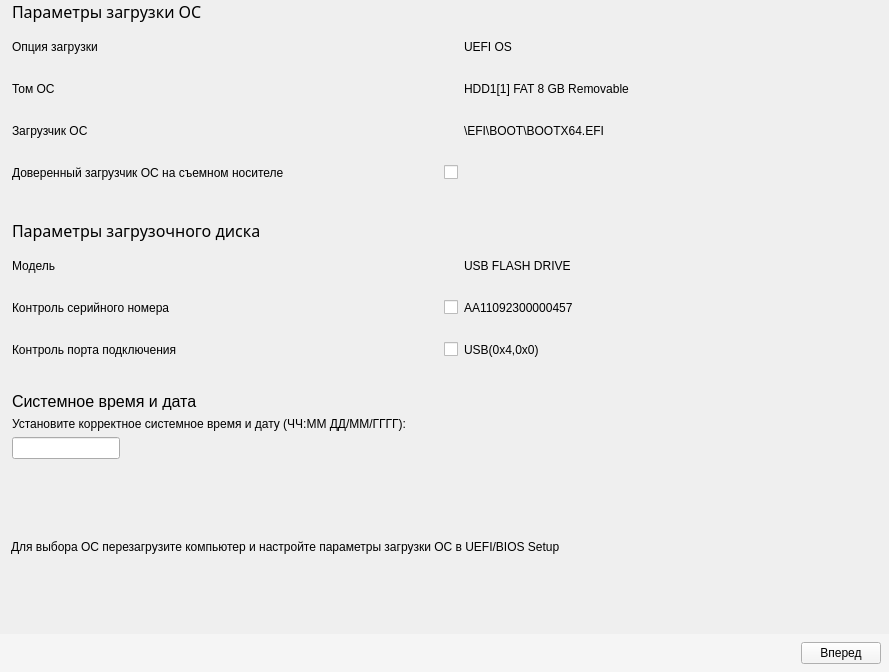
<?xml version="1.0" encoding="UTF-8"?>
<ui version="4.0">
 <class>Form</class>
 <widget class="QWidget" name="Form">
  <property name="geometry">
   <rect>
    <x>0</x>
    <y>0</y>
    <width>889</width>
    <height>672</height>
   </rect>
  </property>
  <property name="windowTitle">
   <string>Form</string>
  </property>
  <layout class="QVBoxLayout" name="verticalLayout_2">
   <property name="leftMargin">
    <number>0</number>
   </property>
   <property name="topMargin">
    <number>0</number>
   </property>
   <property name="rightMargin">
    <number>0</number>
   </property>
   <property name="bottomMargin">
    <number>0</number>
   </property>
   <item>
    <widget class="QLabel" name="sys_load_parms_label">
     <property name="font">
      <font>
       <family>Monospace Regular</family>
       <pointsize>12</pointsize>
       <weight>50</weight>
       <italic>false</italic>
       <bold>false</bold>
      </font>
     </property>
     <property name="styleSheet">
      <string notr="true">margin-left: 8px;</string>
     </property>
     <property name="text">
      <string>Параметры загрузки ОС</string>
     </property>
    </widget>
   </item>
   <item>
    <layout class="QGridLayout" name="gridLayout">
     <property name="leftMargin">
      <number>12</number>
     </property>
     <item row="7" column="0">
      <widget class="QLabel" name="port_ctl_label">
       <property name="minimumSize">
        <size>
         <width>400</width>
         <height>36</height>
        </size>
       </property>
       <property name="text">
        <string>Контроль порта подключения</string>
       </property>
      </widget>
     </item>
     <item row="4" column="0">
      <widget class="QLabel" name="bootable_disk_label">
       <property name="font">
        <font>
         <family>Monospace Regular</family>
         <pointsize>12</pointsize>
         <weight>50</weight>
         <italic>false</italic>
         <bold>false</bold>
        </font>
       </property>
       <property name="styleSheet">
        <string notr="true"/>
       </property>
       <property name="text">
        <string>
Параметры загрузочного диска</string>
       </property>
      </widget>
     </item>
     <item row="1" column="2">
      <widget class="QLabel" name="sys_volume_value">
       <property name="text">
        <string>HDD1[1] FAT 8 GB Removable</string>
       </property>
      </widget>
     </item>
     <item row="6" column="2">
      <widget class="QLabel" name="serial_ctl_value">
       <property name="text">
        <string>AA11092300000457</string>
       </property>
      </widget>
     </item>
     <item row="3" column="1">
      <widget class="Toggle" name="trusted_loader_check_box">
       <property name="sizePolicy">
        <sizepolicy hsizetype="Maximum" vsizetype="Maximum">
         <horstretch>0</horstretch>
         <verstretch>0</verstretch>
        </sizepolicy>
       </property>
       <property name="text">
        <string/>
       </property>
      </widget>
     </item>
     <item row="7" column="2">
      <widget class="QLabel" name="port_ctl_value">
       <property name="text">
        <string>USB(0x4,0x0)</string>
       </property>
      </widget>
     </item>
     <item row="2" column="2">
      <widget class="QLabel" name="sys_loader_value">
       <property name="text">
        <string>\EFI\BOOT\BOOTX64.EFI</string>
       </property>
      </widget>
     </item>
     <item row="3" column="0">
      <widget class="QLabel" name="trusted_loader_label">
       <property name="minimumSize">
        <size>
         <width>400</width>
         <height>36</height>
        </size>
       </property>
       <property name="text">
        <string>Доверенный загрузчик ОС на съемном носителе</string>
       </property>
      </widget>
     </item>
     <item row="5" column="2">
      <widget class="QLabel" name="disk_model_value">
       <property name="text">
        <string>USB FLASH DRIVE</string>
       </property>
      </widget>
     </item>
     <item row="2" column="0">
      <widget class="QLabel" name="sys_loader_label">
       <property name="minimumSize">
        <size>
         <width>0</width>
         <height>36</height>
        </size>
       </property>
       <property name="text">
        <string>Загрузчик ОС</string>
       </property>
      </widget>
     </item>
     <item row="1" column="0">
      <widget class="QLabel" name="sys_volume_label">
       <property name="minimumSize">
        <size>
         <width>0</width>
         <height>36</height>
        </size>
       </property>
       <property name="text">
        <string>Том ОС</string>
       </property>
      </widget>
     </item>
     <item row="5" column="0">
      <widget class="QLabel" name="disk_model_label">
       <property name="minimumSize">
        <size>
         <width>0</width>
         <height>36</height>
        </size>
       </property>
       <property name="text">
        <string>Модель</string>
       </property>
      </widget>
     </item>
     <item row="7" column="1">
      <widget class="Toggle" name="port_ctl_check_box">
       <property name="sizePolicy">
        <sizepolicy hsizetype="Maximum" vsizetype="Maximum">
         <horstretch>0</horstretch>
         <verstretch>0</verstretch>
        </sizepolicy>
       </property>
       <property name="text">
        <string/>
       </property>
      </widget>
     </item>
     <item row="0" column="0">
      <widget class="QLabel" name="load_option_label">
       <property name="minimumSize">
        <size>
         <width>0</width>
         <height>36</height>
        </size>
       </property>
       <property name="text">
        <string>Опция загрузки</string>
       </property>
      </widget>
     </item>
     <item row="0" column="2">
      <widget class="QLabel" name="load_option_value">
       <property name="text">
        <string>UEFI OS</string>
       </property>
      </widget>
     </item>
     <item row="6" column="1">
      <widget class="Toggle" name="serial_ctl_check_box">
       <property name="sizePolicy">
        <sizepolicy hsizetype="Maximum" vsizetype="Maximum">
         <horstretch>0</horstretch>
         <verstretch>0</verstretch>
        </sizepolicy>
       </property>
       <property name="text">
        <string/>
       </property>
      </widget>
     </item>
     <item row="6" column="0">
      <widget class="QLabel" name="serial_ctl_label">
       <property name="minimumSize">
        <size>
         <width>0</width>
         <height>36</height>
        </size>
       </property>
       <property name="text">
        <string>Контроль серийного номера</string>
       </property>
      </widget>
     </item>
    </layout>
   </item>
   <item>
    <layout class="QVBoxLayout" name="verticalLayout">
     <property name="leftMargin">
      <number>12</number>
     </property>
     <item>
      <widget class="QLabel" name="sys_datetime_label_1">
       <property name="font">
        <font>
         <pointsize>12</pointsize>
        </font>
       </property>
       <property name="text">
        <string>
Системное время и дата</string>
       </property>
      </widget>
     </item>
     <item>
      <widget class="QLabel" name="sys_datetime_label_2">
       <property name="text">
        <string>Установите корректное системное время и дату (ЧЧ:ММ ДД/ММ/ГГГГ):</string>
       </property>
      </widget>
     </item>
     <item>
      <widget class="QLineEdit" name="sys_datetime_line_edit">
       <property name="sizePolicy">
        <sizepolicy hsizetype="Fixed" vsizetype="Fixed">
         <horstretch>0</horstretch>
         <verstretch>0</verstretch>
        </sizepolicy>
       </property>
      </widget>
     </item>
    </layout>
   </item>
   <item>
    <spacer name="vertical_spacer_1">
     <property name="orientation">
      <enum>Qt::Vertical</enum>
     </property>
     <property name="sizeHint" stdset="0">
      <size>
       <width>20</width>
       <height>32</height>
      </size>
     </property>
    </spacer>
   </item>
   <item>
    <widget class="QLabel" name="reboot_label">
     <property name="styleSheet">
      <string notr="true">margin-left: 8px;</string>
     </property>
     <property name="text">
      <string>Для выбора ОС перезагрузите компьютер и настройте параметры загрузки ОС в UEFI/BIOS Setup</string>
     </property>
     <property name="margin">
      <number>0</number>
     </property>
    </widget>
   </item>
   <item>
    <spacer name="vertical_spacer_2">
     <property name="orientation">
      <enum>Qt::Vertical</enum>
     </property>
     <property name="sizeHint" stdset="0">
      <size>
       <width>20</width>
       <height>33</height>
      </size>
     </property>
    </spacer>
   </item>
   <item>
    <widget class="QWidget" name="widget" native="true">
     <property name="styleSheet">
      <string notr="true">background-color: #f5f5f5;</string>
     </property>
     <layout class="QHBoxLayout" name="horizontalLayout">
      <property name="spacing">
       <number>0</number>
      </property>
      <property name="leftMargin">
       <number>0</number>
      </property>
      <property name="topMargin">
       <number>8</number>
      </property>
      <property name="rightMargin">
       <number>8</number>
      </property>
      <property name="bottomMargin">
       <number>8</number>
      </property>
      <item>
       <spacer name="horizontal_spacer_1">
        <property name="orientation">
         <enum>Qt::Horizontal</enum>
        </property>
        <property name="sizeHint" stdset="0">
         <size>
          <width>40</width>
          <height>20</height>
         </size>
        </property>
       </spacer>
      </item>
      <item>
       <spacer name="horizontal_spacer_2">
        <property name="orientation">
         <enum>Qt::Horizontal</enum>
        </property>
        <property name="sizeType">
         <enum>QSizePolicy::Fixed</enum>
        </property>
        <property name="sizeHint" stdset="0">
         <size>
          <width>6</width>
          <height>20</height>
         </size>
        </property>
       </spacer>
      </item>
      <item>
       <widget class="QPushButton" name="next_push_button">
        <property name="text">
         <string>Вперед</string>
        </property>
       </widget>
      </item>
     </layout>
    </widget>
   </item>
  </layout>
 </widget>
 <customwidgets>
  <customwidget>
   <class>Toggle</class>
   <extends>QCheckBox</extends>
   <header>toggle</header>
  </customwidget>
 </customwidgets>
 <resources/>
 <connections/>
</ui>
